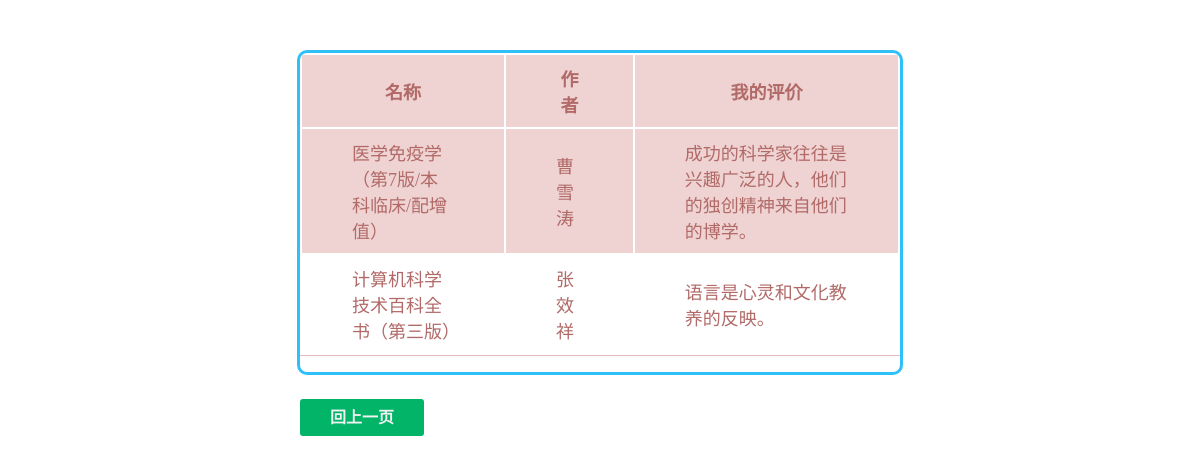
Page /comment.php (signed in) on the committed database.
### tables this page shows
CREATE TABLE IF NOT EXISTS `comment` (
  `comment_id` int(100) NOT NULL AUTO_INCREMENT,
  `reader_id` int(100) NOT NULL,
  `book_id` varchar(100) NOT NULL,
  `comments` varchar(1000) NOT NULL,
  PRIMARY KEY (`comment_id`)
);

CREATE TABLE IF NOT EXISTS `book` (
  `book_id` varchar(100) NOT NULL,
  `name` varchar(100) NOT NULL,
  `writer` varchar(100) NOT NULL,
  `publish` varchar(100) NOT NULL,
  `sum` int(4) NOT NULL,
  `rest_num` int(4) NOT NULL,
  `book_cat` varchar(100) NOT NULL,
  `floor` int(4) NOT NULL,
  `library_id` int(10) NOT NULL,
  `infromation` varchar(1000) NOT NULL,
  `publish_time` date NOT NULL,
  `price` int(10) NOT NULL,
  `score` int(100) NOT NULL,
  `yuyue` varchar(100) DEFAULT NULL,
  `likes` varchar(1000) NOT NULL,
  PRIMARY KEY (`book_id`)
);

### dbtools.inc.php (called while the page is built, shortened)
<?php
  function execute_sql($link, $database, $sql)
  {
    mysqli_select_db($link, $database)
      or die("開啟資料庫失敗: " . mysqli_error($link));
    $result = mysqli_query($link, $sql);
    return $result;
  }
?>

### comment.php (the view, shortened to what this page needs)
<!doctype html>
<html>
  <head>
  </head>
  <body background="img/15 (1)_副本">
  <div class="tyg-div-denglv">
	<div class="tyg-div-form">
   <form name="myForm" action="" method="post" >
  <table id="table-1" >
<thead>
<th>名称</th>
<th>作者</th>
<th>我的评价</th>
</thead>
<tbody>
<?php
require_once("dbtools.inc.php");
$link = create_connection();
$id=$_SESSION["reader_id"];
$sql = "SELECT comment.book_id,name,writer,comments FROM `book`,`comment` WHERE `reader_id` = '$id' AND comment.book_id=book.book_id ";
$result = execute_sql($link, "library", $sql);
        $total_records = mysqli_num_rows($result);
        mysqli_data_seek($result, 0);
        for ($j = 0; $j < $total_records; $j++)
        {
				while ($row = mysqli_fetch_object($result))
            {
              echo "<tr>";
            	echo"<td>$row->name</td>";
			 echo "<td >$row->writer</td>";
			   echo"<td>$row->comments</td>";
              echo "</tr>";
            }
        }
      ?>
    </table>
    <p align='center'>
	<div id="login_click" >
        <a id="btlogin" href="reader_center.html">回上一页</a>
		 </div>
	</form>
	</div>
	</div>
  </body>
</html>

### comment.php (style rules this page uses)
.tyg-div-denglv {  float:right; position:middle; right:3%;top:0%; }
.tyg-div-form { background-color:white; border-style:solid; border-radius:10px; width:600px; height:auto; margin:50px auto 0 auto; color:#2ec0f6; }
#table-1 thead, #table-1 tr { border-top-width: 100px; border-top-height:500px; border-top-style: solid; background: #FFF position:middle; }
#table-1 { border-bottom-width: 1px; border-bottom-style: solid; border-bottom-color: rgb(230, 189, 189); }
#table-1 td, #table-1 th { padding: 10px 50px; font-size: 18px; font-family: Verdana; color: rgb(177, 106, 104); }
#table-1 tr:nth-child(even) { background: #FFF }
#table-1 tr:nth-child(odd) { background: rgb(238, 211, 210) }
#login_click { margin-top:32px; height:40px;position:absolute; }
#login_click a { text-decoration:none; background:#01B468; color:#f2f2f2; padding: 10px 30px 10px 30px; font-size:16px; font-family: 微软雅黑,宋体,Arial,Helvetica,Verdana,sans-serif; font-weight:bold; border-radius:3px; -webkit-transition:all linear 0.30s; -moz-transition:all linear 0.30s; transition:all linear 0.30s; }

### rows in the picture
comment: book.name "医学免疫学（第7版/本科临床/配增值）", book.writer "曹雪涛", comments "成功的科学家往往是兴趣广泛的人，他们的独创精神来自他们的博学。"
comment: book.name "计算机科学技术百科全书（第三版）", book.writer "张效祥", comments "语言是心灵和文化教养的反映。"
